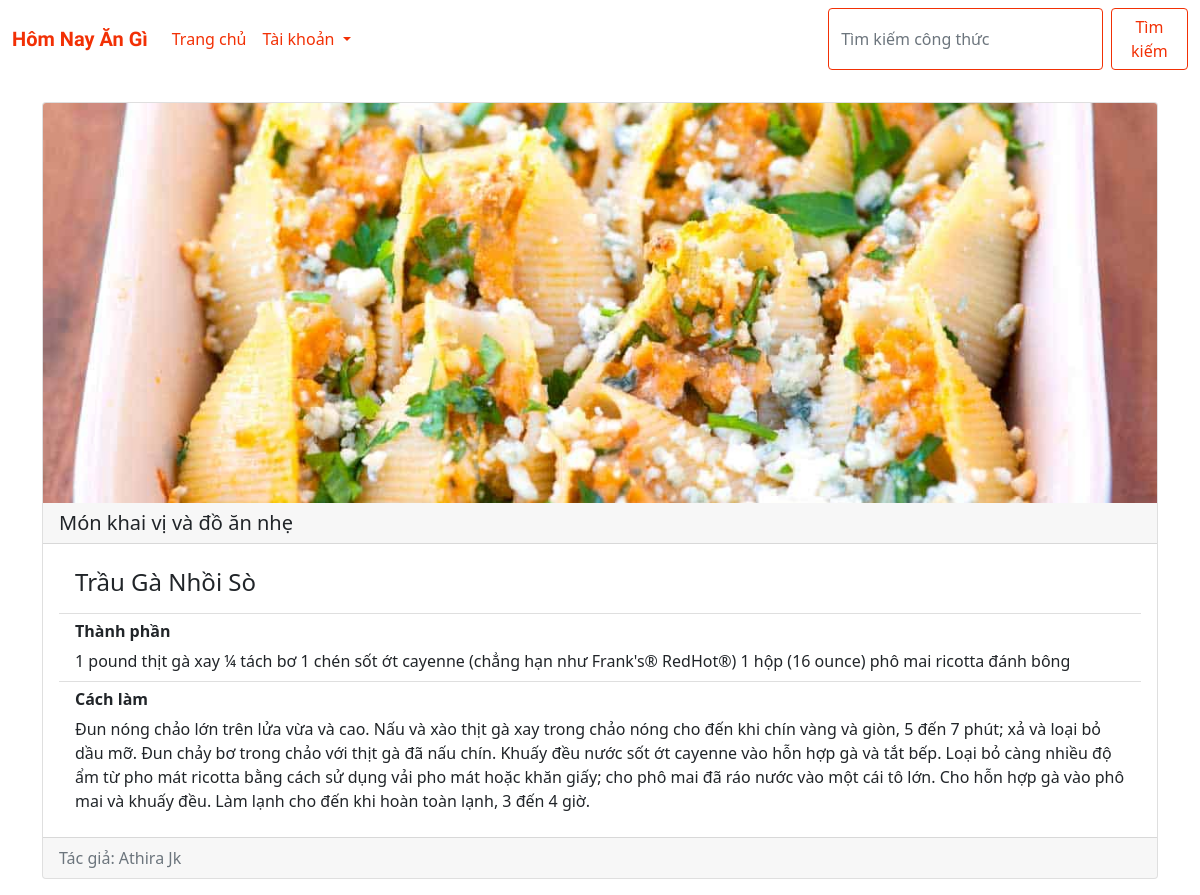
Screenshot of /recipes/viewrecipe/5/ (signed in) with the database file from the repository.
### recipes/models.py (models this page shows, shortened)
class recipe(models.Model):
    recipe_name = models.CharField(max_length=120)
    ingredient = models.CharField(max_length=600)
    category = models.CharField(max_length=120)
    recipe_pic = models.ImageField(upload_to="images")
    How_to_make = models.CharField(max_length=600)
    created_by = models.ForeignKey(to=User,on_delete=models.CASCADE)

### recipes/views.py (the view)
# urls.py: path('viewrecipe/<int:id>/',views.ViewRecipe.as_view(),name="viewrecipe"),
@method_decorator(login_required(login_url='login'), name='dispatch')
class ViewRecipe(TemplateView):
    template_name = 'recipes/viewrecipe.html'
    context ={}
    def get(self,request,*args,**kwargs):
        id =kwargs.get('id')
        obj = get_object_or_404(recipe,pk=id)
        self.context['obj'] = obj
        user = request.user.id
        if user:
            try:
                profile = Profile.objects.get(user=user)
                self.context['profile'] = 'pro_exist'
                return render(request, self.template_name, self.context)
            except Exception:
                return redirect('createprofile')
        return render(request,self.template_name,self.context)

### recipes/templates/recipes/viewrecipe.html (shortened to what this page needs)
<!DOCTYPE html>
<html lang="en">
  <head>
    <link
      href="https://cdn.jsdelivr.net/npm/bootstrap@5.0.0-beta3/dist/css/bootstrap.min.css"
      rel="stylesheet"
    />
    {% load static %}
    <link rel="stylesheet" href="{% static 'recipes/css/viewrecipe.css' %}" />
    <link rel="stylesheet" href="{% static 'home/css/home.css' %}" />
  </head>
  <body>
    {% include 'home/nav.html' %}
    <div class="container">
      <div class="card mb-3">
        <img src="/{{obj.recipe_pic}}" class="card-img-top" alt="..." />
        <h5 class="card-header">{{obj.category}}</h5>
        <div class="card-body">
          <ul class="list-group list-group-flush">
            <li class="list-group-item">
              <h4 class="card-title">{{obj.recipe_name}}</h4>
            </li>
            <li class="list-group-item">
              <h6><b>Thành phần</b></h6>
              {{obj.ingredient}}
            </li>
            <li class="list-group-item">
              <h6><b>Cách làm</b></h6>
              {{obj.How_to_make}}
            </li>
          </ul>
        </div>
        <div class="card-footer text-muted">
          Tác giả: {{obj.created_by.first_name}} {{obj.created_by.last_name}}
        </div>
      </div>
    </div>
  </body>
</html>

### recipes/static/recipes/css/viewrecipe.css (style rules this page uses)
img { max-width:auto !important; height:400px !important; }

### home/static/home/css/home.css (style rules this page uses)
.container { position: relative; padding-top:2% }
.card-img-top { width: 100%; height: 15vw; object-fit: cover; }

### rows the page displays
recipe: recipe_pic (picture), category "Món khai vị và đồ ăn nhẹ", recipe_name "Trầu Gà Nhồi Sò", ingredient "1 pound thịt gà xay ¼ tách bơ 1 chén sốt ớt cayenne (chẳng hạn như Frank's® RedHot®) 1 hộp (16 ounce) phô mai ricotta đánh bông", How_to_make "Đun nóng chảo lớn trên lửa vừa và cao. Nấu và xào thịt gà xay trong chảo nóng cho đến khi chín vàng và giòn, 5 đến 7 phút; xả và loại bỏ dầu mỡ. Đun chảy bơ trong chảo với thịt gà đã nấu chín. Khuấy đều nước sốt ớt cayenne vào hỗn hợp gà và tắt bếp. Loại bỏ càng nhiều độ ẩm từ pho mát ricotta bằng cách sử dụng vải pho mát hoặc khăn giấy; cho phô mai đã ráo nước vào một cái tô lớn. Cho hỗn hợp gà vào phô mai và khuấy đều. Làm lạnh cho đến khi hoàn toàn lạnh, 3 đến 4 giờ.", created_by.first_name "Athira", created_by.last_name "Jk"
